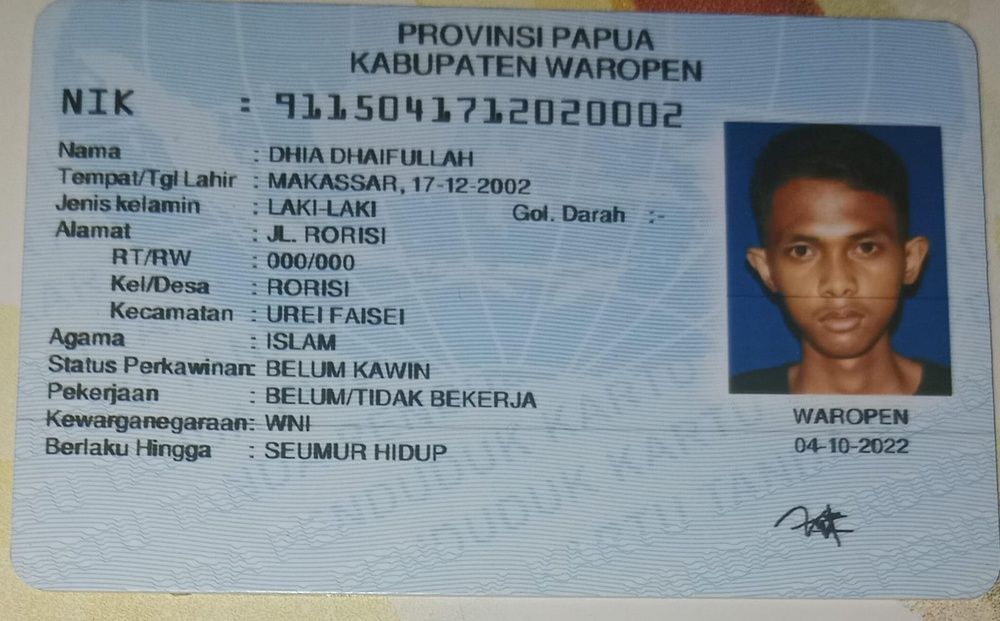
#> input picture data/dhf.jpg, 1000 x 621 px, shrunk from 1600 x 993 before the run
$ python image.py
#> lines starting #> are read from the running program, lines starting #| are printed output that depends on the picture
from PIL import Image

# Buka gambar
image = Image.open("data/dhf.jpg")
#> image is the input picture: PIL image 1000x621 RGB; mean R, G, B 132.5, 144.7, 152.8

# Ubah gambar menjadi hitam putih
bw_image = image.convert("L")
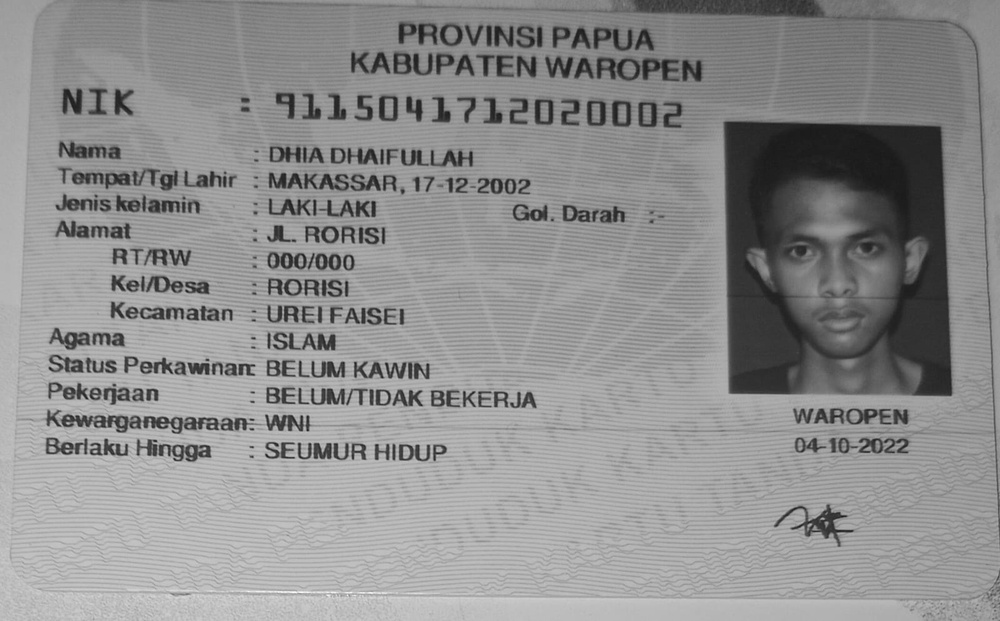
#> bw_image: PIL image 1000x621 L; min 23, max 253, mean 142

# Simpan gambar hasil
bw_image.save("gen.jpg")

# Atau, jika ingin menampilkan hasilnya
bw_image.show()
